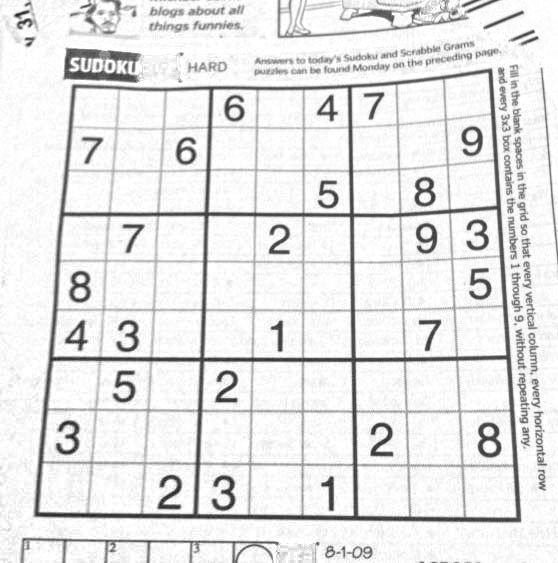
#> input picture Lab4/images/sudoku.png, 558 x 563 px
$ jupyter execute --allow-errors lab4.ipynb
#> lines starting #> are read from the running program, lines starting #| are printed output that depends on the picture; after the words box and inside, x2 and y2 are one past the last pixel; in counts of white or black regions, pixels touching at a corner belong together
# import required library

[cell 1]
import cv2
import matplotlib.pyplot as plt
import numpy as np
import math

# Show 2 image plot method

[cell 2]
def showImages(oImage, oLabel, cImage, cLabel):
    fig = plt.figure(figsize=(10,7))
    fig.add_subplot(1,2,1)
    plt.imshow(oImage)
    plt.title(oLabel or 'Original Image' )
    fig.add_subplot(1,2,2)
    plt.imshow(cImage)
    plt.title(cLabel or 'Changed Image')

# load image and convert into GRAY

[cell 3]
bgr_image = cv2.imread('./images/sudoku.png')
#> bgr_image is the input picture: shape (563, 558, 3); min 27, max 255, mean 229.5
gray_image = cv2.cvtColor(bgr_image, cv2.COLOR_BGR2GRAY)
showImages(bgr_image, 'BGR Image', gray_image, 'GRAY_image')

# Find Edge using Canny algorithm

[cell 4]
img_edge = cv2.Canny(bgr_image, 10, 255, None, 3)
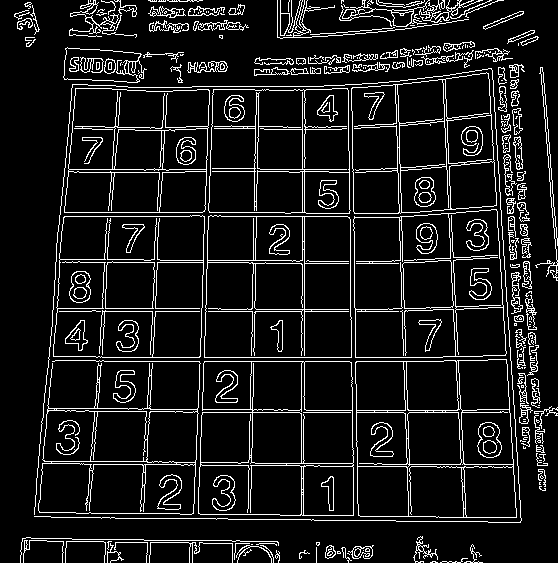
#> img_edge: shape (563, 558); 10% white in thin lines or dots
showImages(gray_image,'Original image', img_edge, 'Cannyfied image')
# cv2.imshow('cannyfied', img_edge)
# cv2.waitKey(0)

# find houghlines

[cell 5]
lines = cv2.HoughLines(img_edge, 1, np.pi/180, 220, None, 0, 0)
#> lines = 29 rows, first 8: [361, 1.57], [357, 1.57], [311, 1.57], [412, 1.57], [304, 0], [212, 0.0349], [257, 0.0175], [216, 0.0349]
if lines is not None:
 for i in range(0, len(lines)):
     rho = lines[i][0][0]
     theta = lines[i][0][1]
     a = math.cos(theta)
     b = math.sin(theta)
     x0 = a * rho
     y0 = b * rho
     pt1 = (int(x0 + 1000*(-b)), int(y0 + 1000*(a)))
     pt2 = (int(x0 - 1000*(-b)), int(y0 - 1000*(a)))
     cv2.line(bgr_image, pt1, pt2, (0,0,255), 2, cv2.LINE_4)
#> this loop made 29 passes
#> (rho, theta, a, b, x0, y0, pt1, pt2) on passes 1 to 10: (361, 1.57, -4.37e-08, 1, -1.58e-05, 361, (-1000, 360), (999, 361)), (357, 1.57, -4.37e-08, 1, -1.56e-05, 357, (-1000, 356), (999, 357)), (311, 1.57, -4.37e-08, 1, -1.36e-05, 311, (-1000, 310), (999, 311)), (412, 1.57, -4.37e-08, 1, -1.8e-05, 412, (-1000, 411), (999, 412)), (304, 0, 1, 0, 304, 0, (304, 1000), (304, -1000)), (212, 0.0349, 0.999, 0.0349, 211.9, 7.4, (176, 1006), (246, -991)), (257, 0.0175, 1, 0.0175, 257, 4.49, (239, 1004), (274, -995)), (216, 0.0349, 0.999, 0.0349, 215.9, 7.54, (180, 1006), (250, -991)), (216, 1.57, -4.37e-08, 1, -9.44e-06, 216, (-1000, 215), (999, 216)), (-349, 3.12, -1, 0.0175, 348.9, -6.09, (331, -1005), (366, 993))
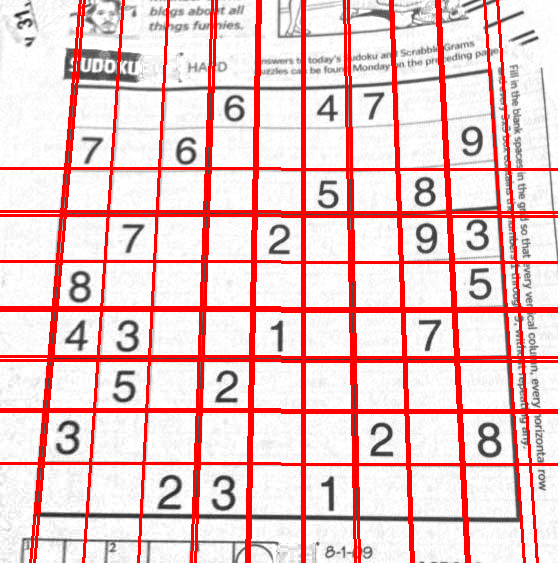
#> bgr_image: shape (563, 558, 3); 14.48% of pixels changed, all inside (x1, y1, x2, y2) = (0, 0, 558, 563)
# cv2.imshow('houghed', img_houghline)
linesP = cv2.HoughLinesP(img_edge, 1, np.pi/180, 50, None, 50, 10)
#> linesP = 196 rows, first 6: [96, 361, 443, 361], [96, 357, 442, 357], [175, 412, 555, 412], [501, 51, 529, 446], [352, 113, 354, 284], [53, 308, 220, 308]
# cv2.waitKey(0)

[cell 6]
# [4 lines of commented-out code are left out]

[cell 7]
len(lines)
#> Out = 29

[cell 8]
cv2.imshow('linep', bgr_image)
cv2.waitKey(0)
cv2.destroyAllWindows()

# find grid

[cell 9]
import cv2
import numpy as np
import matplotlib.pyplot as plt


# Step 2: Convert to grayscale
gray_image = cv2.cvtColor(bgr_image, cv2.COLOR_BGR2GRAY)

# Step 3: Apply Canny edge detection
first_threshold = 10
second_threshold = 255
edges = cv2.Canny(gray_image, first_threshold, second_threshold)
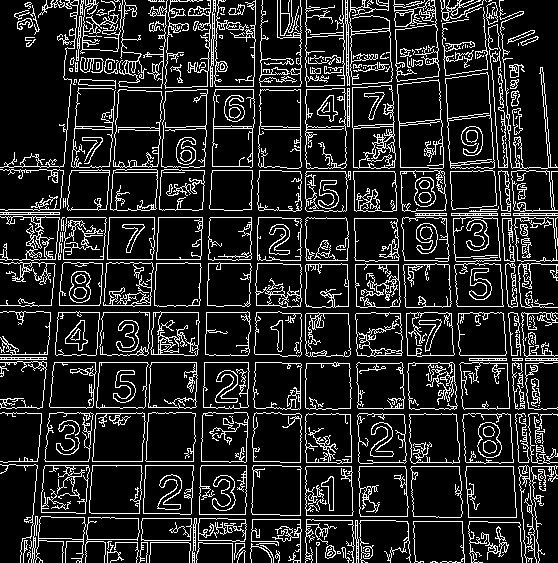
#> edges: shape (563, 558); 15% white in thin lines or dots

# Step 4: Detect Hough Lines
min_votes = 100
distance_resolution = 1
angle_resolution = np.pi / 180
lines = cv2.HoughLines(edges, 1, np.pi/180, 220, None, 0, 0)
#> lines = 37 rows, first 8: [300, 0], [-498, 3.07], [-485, 3.07], [-494, 3.07], [217, 0.0349], [-434, 3.09], [124, 0.0698], [85, 0.0873]

# Step 5: Define a function to draw lines
def draw_lines(image, lines):
    for line in lines:
        rho, theta = line[0]
        a = np.cos(theta)
        b = np.sin(theta)
        x0 = a * rho
        y0 = b * rho
        x1 = int(x0 + 1000 * (-b))
        y1 = int(y0 + 1000 * (a))
        x2 = int(x0 - 1000 * (-b))
        y2 = int(y0 - 1000 * (a))
        cv2.line(image, (x1, y1), (x2, y2), (0, 0, 255), 2)

# Step 5: Define a function to extract grid region
def extract_grid_region(image):
    # Define vertices of the grid region
    vertices = np.array([[50, 50], [50, 500], [500, 500], [500, 50]], np.int32)

    # Create a mask and fill the region outside the vertices
    mask = np.zeros_like(image)
    cv2.fillPoly(mask, [vertices], 255)
#> mask: shape (563, 558); 64.7% white; 1 black region, box (x1, y1, x2, y2) and area: (0, 0, 558, 563) 110753

    # Bitwise AND the mask with the image to extract the grid region
    extracted_region = cv2.bitwise_and(image, mask)
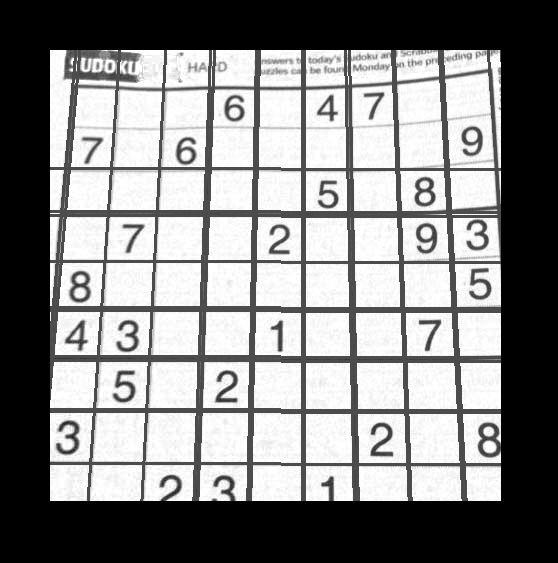
#> extracted_region: shape (563, 558); min 0, max 255, mean 135.5
    return extracted_region

# Extract grid region from the grayscale image
grid_region = extract_grid_region(gray_image)

# Step 6: Print the total number of lines detected
num_lines = len(lines)
#> num_lines = 37
print(f"Total number of lines detected: {num_lines}")
#| Total number of lines detected: 37

# Step 7: Draw detected lines on the grid region
draw_lines(grid_region, lines)
#> the loop in draw_lines, `for line in lines:` made 37 passes
#> (rho, theta, a, b, x0, y0, x1, y1) on passes 1 to 12: (300, 0, 1, 0, 300, 0, 300, 1000), (-498, 3.07, -0.998, 0.0698, 496.8, -34.74, 427, -1032), (-485, 3.07, -0.998, 0.0698, 483.8, -33.83, 414, -1031), (-494, 3.07, -0.998, 0.0698, 492.8, -34.46, 423, -1032), (217, 0.0349, 0.999, 0.0349, 216.9, 7.57, 181, 1006), (-434, 3.09, -0.999, 0.0523, 433.4, -22.71, 381, -1021), (124, 0.0698, 0.998, 0.0698, 123.7, 8.65, 53, 1006), (85, 0.0873, 0.996, 0.0872, 84.68, 7.41, -2, 1003), (77, 0.0873, 0.996, 0.0872, 76.71, 6.71, -10, 1002), (-394, 3.11, -0.999, 0.0349, 393.8, -13.75, 358, -1013), (217, 1.57, -4.37e-08, 1, -9.49e-06, 217, -1000, 216), (-350, 3.12, -1, 0.0175, 349.9, -6.11, 332, -1005)
#> after the loop in draw_lines, `for line in lines:`:
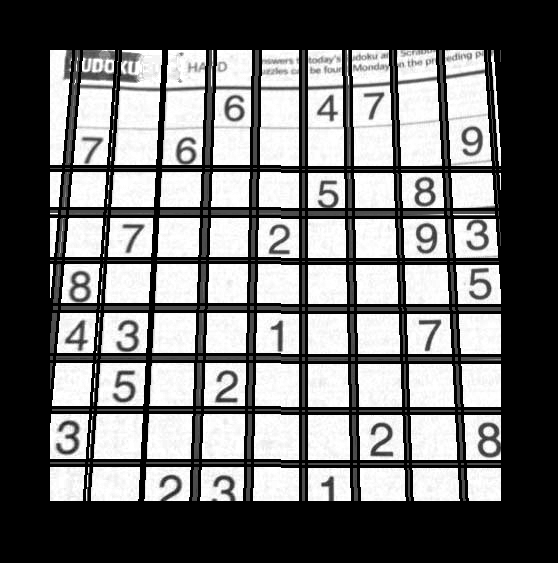
#> image: shape (563, 558); min 0, max 255, mean 112.9

# Display the grid region along with detected lines using matplotlib
plt.figure(figsize=(10, 5))

plt.subplot(121)
plt.imshow(grid_region, cmap='gray')
plt.title('Grid Region with Detected Lines')

plt.subplot(122)
plt.imshow(cv2.cvtColor(bgr_image, cv2.COLOR_BGR2RGB))
plt.title('Original Image with Detected Lines')
draw_lines(bgr_image, lines)
#> the loop in draw_lines (call 2), `for line in lines:` made 37 passes
#> line on passes 11 to 22: [[217, 1.57]], [[-350, 3.12]], [[355, 1.57]], [[261, 0.0175]], [[-389, 3.11]], [[209, 0.0349]], [[-343, 3.12]], [[166, 0.0524]], [[312, 1.57]], [[362, 1.57]], [[306, 0]], [[169, 0.0524]]
#> after the loop in draw_lines (call 2), `for line in lines:`:
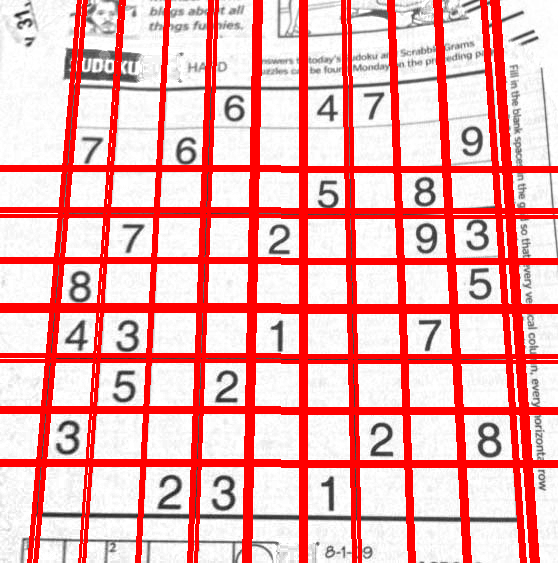
#> image: shape (563, 558, 3); mean B, G, R 174.5, 174.5, 240.2

plt.show()
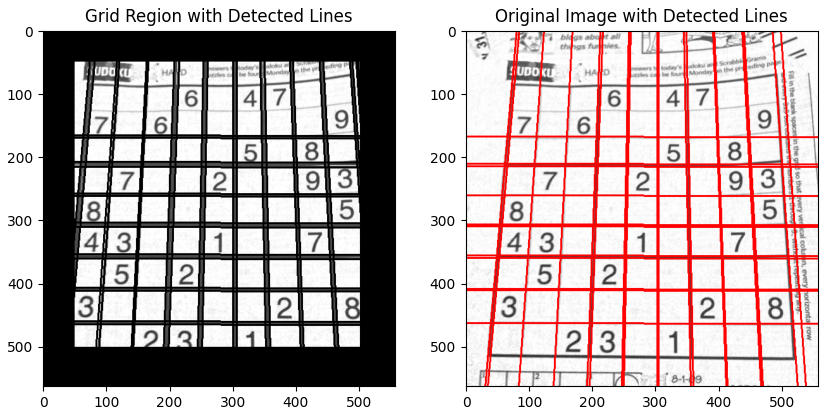
#> figure drawn by matplotlib, 2 panels

# Find circles in car image

[cell 10]
import cv2
import numpy as np
import matplotlib.pyplot as plt

# Step 11: Load the color image
image_path = "./images/car.jpg"
color_image = cv2.imread(image_path)

# Step 12: Convert to grayscale
#> (the rest of this cell did not finish here and is left out)

# Find coin

[cell 11]
import cv2
import numpy as np
import matplotlib.pyplot as plt

# Step 11: Load the color image
image_path = "./images/coins.jpg"
color_image = cv2.imread(image_path)

# Step 12: Convert to grayscale
#> (the rest of this cell did not finish here and is left out)

# Find corners in chess board

[cell 12]
import cv2
import numpy as np
import matplotlib.pyplot as plt

# Step 24: Load the color image
image_path = "./images/chess_board.png"
color_image = cv2.imread(image_path)
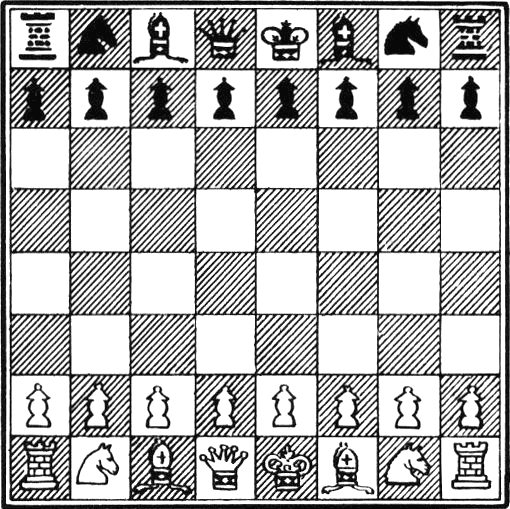
#> input picture Lab4/images/chess_board.png, 510 x 509 px
#> color_image is the input picture: shape (509, 510, 3); min 8, max 255, mean 180.8

# Step 25: Convert to grayscale
gray_image = cv2.cvtColor(color_image, cv2.COLOR_BGR2GRAY)
#> gray_image: shape (509, 510)

# Step 26: Find corners using cornerHarris
window_size = 2
sobel_kernel_size = 3
free_parameter = 0.08
corners = cv2.cornerHarris(gray_image, window_size, sobel_kernel_size, free_parameter)
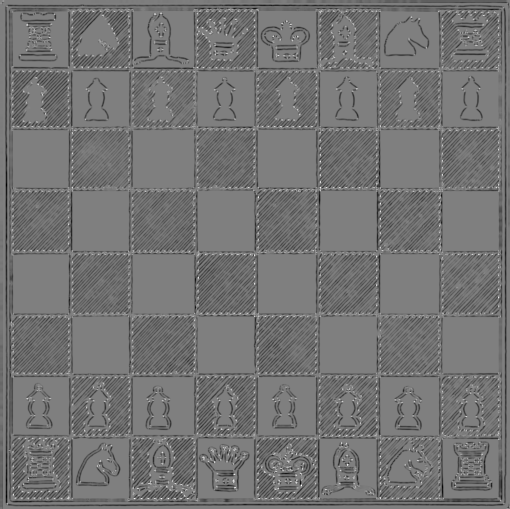
#> corners: shape (509, 510) float32; min -0.0684, max 0.0681, mean -0.00607; drawn with min black and max white

# Step 27: Print the total number of detected corners
corner_threshold = 0.1 * corners.max()
detected_corners = np.where(corners > corner_threshold)
num_corners = len(detected_corners[0])
print(f"Total number of corners detected: {num_corners}")
#| Total number of corners detected: 5873

# Step 28: Plot the image along with detected corners
plt.figure(figsize=(8, 8))

# Mark detected corners with red color
color_image[detected_corners] = [0, 0, 255]
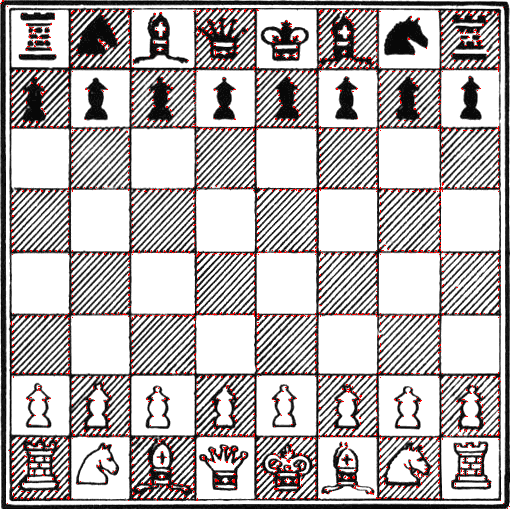
#> color_image: shape (509, 510, 3); 2.26% of pixels changed, all inside (x1, y1, x2, y2) = (0, 0, 510, 509)

plt.imshow(cv2.cvtColor(color_image, cv2.COLOR_BGR2RGB))

plt.title('Image with Detected Corners')
plt.show()
